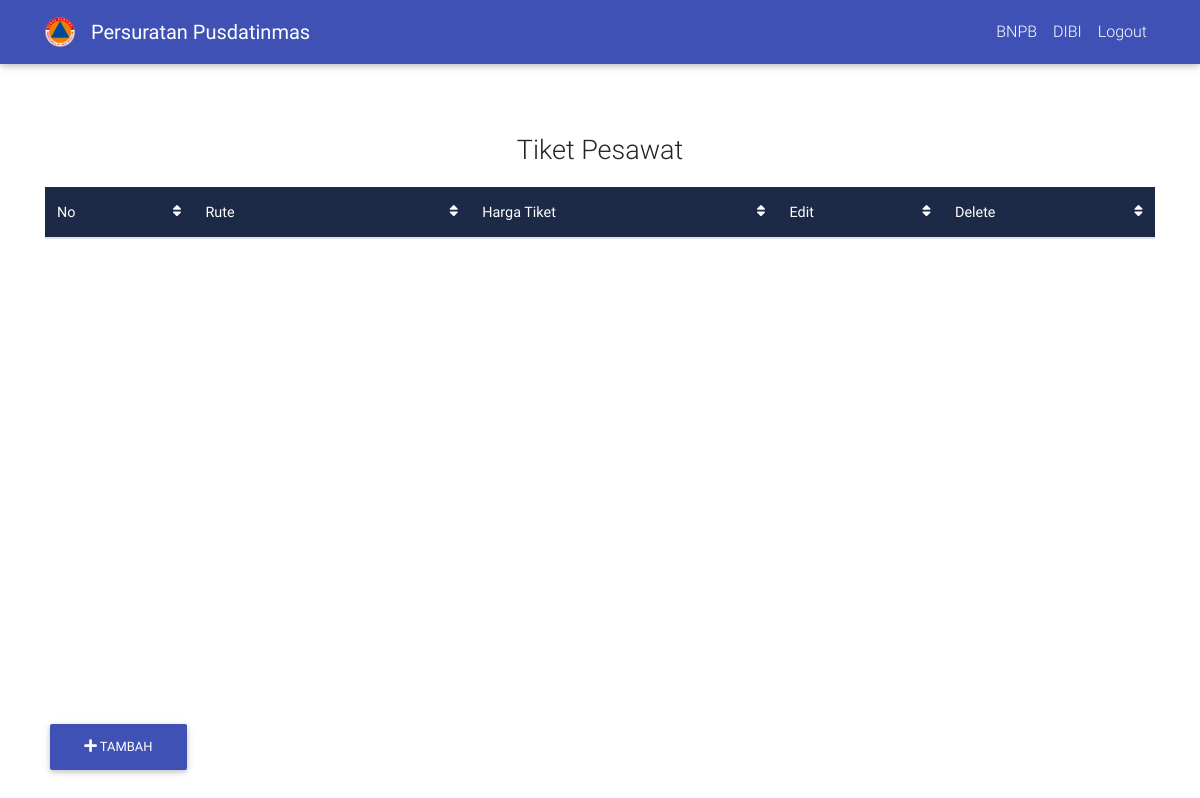
The page /index.php/home/tiket_pesawat on the database as committed earlier.
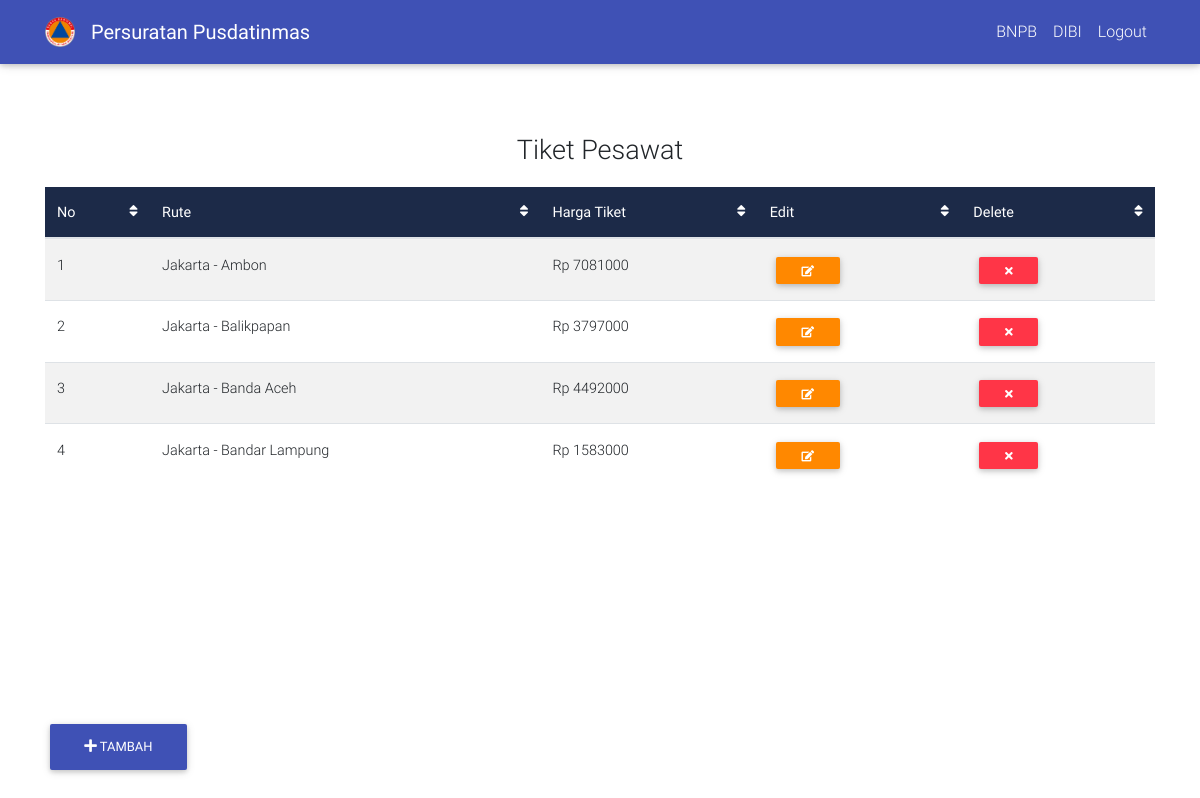
The same page on the database as committed later.
### tables this page shows
CREATE TABLE `tiket_pesawat` (
  `id` int(5) NOT NULL,
  `biaya_tiket` int(10) NOT NULL,
  `rute` varchar(255) NOT NULL
);

### application/controllers/Home.php (called while the page is built, shortened)
<?php
class Home extends CI_Controller {
	function __Construct()
    {
        $this->load->model("home_model");
        $this->load->library("pagination");
    }
	public function tiket_pesawat()
	{
		$data['pesawat'] = $this->home_model->get_tiket_pesawat();
		$this->load->view('layouts/nav');
		$this->load->view('layouts/header');
		$this->load->view('tiket_pesawat', $data);
	}
}

### index.php (called while the page is built, shortened)
<?php
require_once BASEPATH.'core/CodeIgniter.php';

### application/models/Home_model.php (called while the page is built, shortened)
<?php
class Home_model extends CI_Model {
	function get_tiket_pesawat() {
		$this->db->from('tiket_pesawat');
		$query = $this->db->get();
		return $query->result();
	}
}
?>

### application/views/tiket_pesawat.php (the view, shortened to what this page needs)
<body>
  <div class="container"  style="padding-top: 10vh; padding-bottom: 15vh">
        <p style="font-size: 27px; text-align: center; padding-top: 50px;">Tiket Pesawat</p>
                  <table id="tiket_pesawat" class="table table-striped" cellspacing="0">
                          <thead class="mdb-color darken-3 white-text">
                            <tr>
                              <th scope="col">No
                                <i class="fa fa-sort float-right" aria-hidden="true"></i>
                              </th>
                              <th class="th-sm" scope="col">Rute
                                <i class="fa fa-sort float-right" aria-hidden="true"></i>
                              </th>
                              <th class="th-sm" scope="col">Harga Tiket
                                <i class="fa fa-sort float-right" aria-hidden="true"></i>
                              </th>
                              <th scope="col">Edit
                                <i class="fa fa-sort float-right" aria-hidden="true"></i>
                              </th>
                              <th scope="col">Delete
                                <i class="fa fa-sort float-right" aria-hidden="true"></i>
                              </th>
                            </tr>
                          </thead>
                          <tbody>
                            <?php
                            $counter = 1;
                            foreach ($pesawat as $row) {
                              echo "
                              <tr>
                              <td>".$counter."</td>
                              <td>".$row->rute."</td>
                              <td> Rp ".$row->biaya_tiket."</td>
                              <td>
                                <span class='table-remove'><a href='".base_url("home/edit_tiket_page/$row->id")."'><button type='button' class='btn btn-warning btn-sm my-0'><i class='fa fa-pencil-square-o' aria-hidden='true'></i></button></span>
                              </td>
                              <td>
                                <span class='table-remove'><button onclick='hapus($row->id)' type='button' class='btn btn-danger btn-sm my-0'><i class='fa fa-times' aria-hidden='true'></i></button></span>
                              </td>
                            </tr>
                            ";
                              $counter++;}
                             ?>
                      </tbody>
                    </table>
             <div class="container-fluid">
  <div class="row">
    <div class="col-md-12">
      <div class="btn-group">
        <a href="#"> <button class="btn animated bounceInLeft btn-indigo btn-fab" type="button" data-toggle="modal" data-target="#modalRegisterForm" id="main"><i class="fa fa-plus" aria-hidden="true">
          </i> Tambah</button>
        </a>
      </div>
    </div>
  </div>
</div>
      </div>
</body>
</html>

Rows that differ between the two databases and show on the page:
added tiket_pesawat: rute "Jakarta - Ambon", biaya_tiket "7081000"
added tiket_pesawat: rute "Jakarta - Balikpapan", biaya_tiket "3797000"
added tiket_pesawat: rute "Jakarta - Banda Aceh", biaya_tiket "4492000"
added tiket_pesawat: rute "Jakarta - Bandar Lampung", biaya_tiket "1583000"
